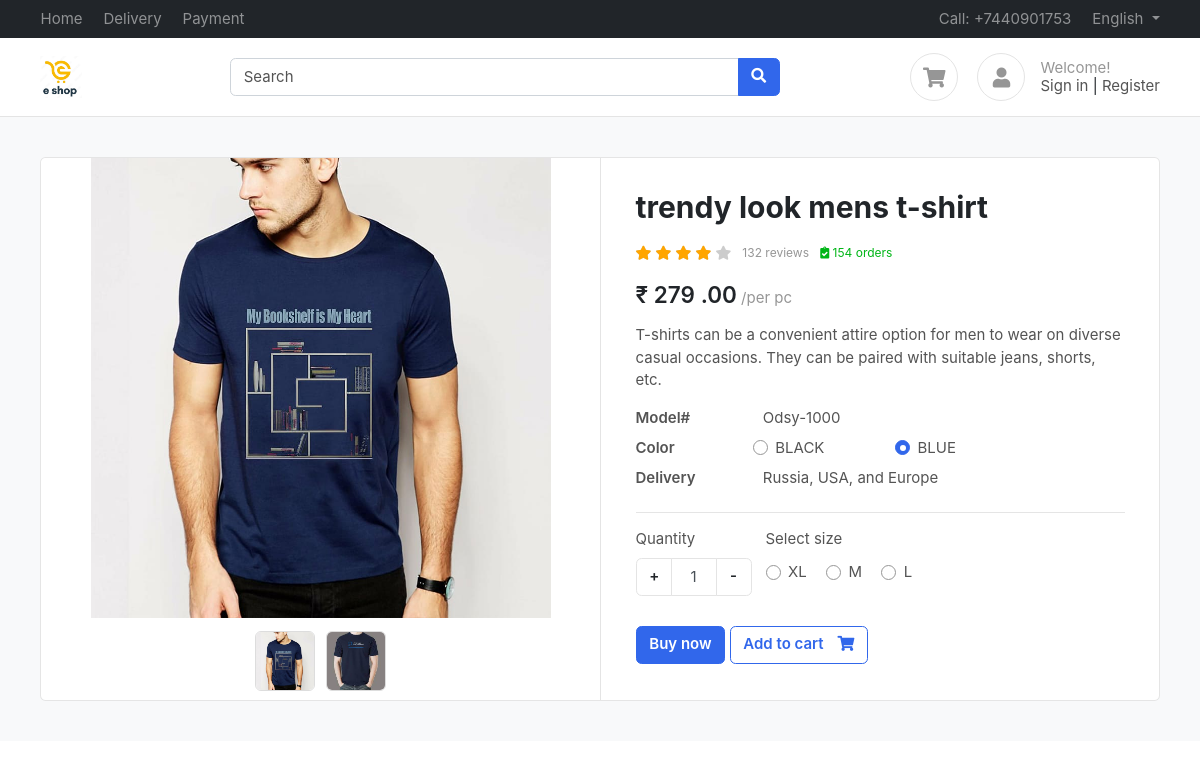
Screenshot of /product/trendy-look-mens-t-shirt/ with the database file from the repository.
### products/models.py (models this page shows, shortened)
class ProductImage(BaseModel):
    product = models.ForeignKey(Product, on_delete = models.CASCADE, related_name = 'product_image')
    image = models.ImageField(upload_to = 'product')

class Product(BaseModel):
    product_name = models.CharField(max_length = 100)
    slug = models.SlugField(unique = True, null = True, blank =True)
    category = models.ForeignKey(Category, on_delete = models.CASCADE, related_name = 'products')
    price = models.IntegerField()
    product_description = models.TextField()
    color_variant = models.ManyToManyField(ColorVariant, blank = True)
    size_variant = models.ManyToManyField(SizeVariant, blank = True)

class ColorVariant(BaseModel):
    color_name = models.CharField(max_length=100, default='black')
    price = models.IntegerField(default = 0)

class SizeVariant(BaseModel):
    size_name = models.CharField(max_length=100, default='S')
    price = models.IntegerField(default = 0)

### products/views.py (the view)
# urls.py: path('<slug>/' , get_product , name="get_product"),
def get_product(request , slug):
    try:
        product = Product.objects.get(slug = slug)
        context = {'product' : product}
        if request.GET.get('size'):
            size = request.GET.get('size')
            price = product.get_product_price_by_size(size)
            context['selected_size'] = size
            context['updated_price'] = price
        single_img = product.product_image.all()[0]
        context['single_img'] = single_img
        return render(request  , 'product/product.html' , context )
    except Exception as e:
        return HttpResponse(e)

### templates/product/product.html (shortened to what this page needs)
{% extends "base/base.html"%}
{%  block start %}
<section class="section-content padding-y bg">
    <div class="container">
    <div class="card">
        <div class="row no-gutters">
            <aside class="col-md-6">
    <article class="gallery-wrap">
    <div class="img-big-wrap">
          <div class="img-wrap">
            <img src="{{ single_img.image.url }}" alt="no image">
          </div>
    </div>
    <div class="thumbs-wrap">
      {% for image in product.product_image.all %}
      <a href="{{ image.image.url }}" class="item-thumb"> <img src="{{ image.image.url }}"></a>
      {% endfor %}
    </div>
    </article>
            </aside>
            <main class="col-md-6 border-left">
    <article class="content-body">
    <h2 class="title">{{product.product_name}}</h2>
    <div class="rating-wrap my-3">
        <ul class="rating-stars">
            <li style="width:80%" class="stars-active">
                <i class="fa fa-star"></i> <i class="fa fa-star"></i>
                <i class="fa fa-star"></i> <i class="fa fa-star"></i>
            </li>
            <li>
                <i class="fa fa-star"></i> <i class="fa fa-star"></i>
                <i class="fa fa-star"></i> <i class="fa fa-star"></i>
                <i class="fa fa-star"></i>
            </li>
        </ul>
        <small class="label-rating text-muted">132 reviews</small>
        <small class="label-rating text-success"> <i class="fa fa-clipboard-check"></i> 154 orders </small>
    </div>
    <div class="mb-3">
        <var class="price h4">₹
          {% if updated_price %}
          {{ updated_price }}
          {% else %}
          {{product.price}}
          {% endif %}
          .00</var>
        <span class="text-muted">/per pc</span>
    </div>
    <p>{{product.product_description}}</p>
    <dl class="row">
      <dt class="col-sm-3">Model#</dt>
      <dd class="col-sm-9">Odsy-1000</dd>
      <dt class="col-sm-3">Color</dt>
      {% for color in product.color_variant.all %}
        <label class="col-sm-3 custom-control custom-radio custom-control-inline">
          <span class="custom-control-label">{{color.color_name}}</span>
        </label>
      {% endfor %}
      <dt class="col-sm-3">Delivery</dt>
      <dd class="col-sm-9">Russia, USA, and Europe </dd>
    </dl>
    <hr>
        <div class="form-row">
            <div class="form-group col-md flex-grow-0">
                <label>Quantity</label>
                <div class="input-group mb-3 input-spinner">
                  <div class="input-group-prepend">
                    <button class="btn btn-light" type="button" id="button-plus"> + </button>
                  </div>
                  <input type="text" class="form-control" value="1">
                  <div class="input-group-append">
                    <button class="btn btn-light" type="button" id="button-minus"> - </button>
                  </div>
                </div>
            </div>
            {% if product.size_variant.count %}
            <div class="form-group col-md">
                    <label>Select size</label>
                    <div class="mt-1">
                      {% for size in product.size_variant.all %}
                        <label class="custom-control custom-radio custom-control-inline">
                          <div class="custom-control-label">{{size.size_name}}</div>
                        </label>
                      {% endfor %}
                    </div>
            </div>
            {% endif %}
        </div>
        <a href="#" class="btn  btn-primary"> Buy now </a>
        <a href="{% url 'add_to_cart' product.uid %}?variant={{selected_size}}" class="btn  btn-outline-primary">
          <span class="text">Add to cart</span> <i class="fas fa-shopping-cart"></i>  </a>
    </article>
            </main>
        </div>
    </div>
    </div>
    </section>
{% endblock %}

### public/static/css/ui.css (style rules this page uses)
html { font-family: 'Inter', sans-serif; font-size: 15px; }
.img-wrap { text-align: center; display: block; }
.img-wrap img { max-width: 100%; }
.content-body { flex: 1 1 auto; padding: 2rem 2.3rem; }
.padding-y { padding-top: 40px; padding-bottom: 40px; }
var { font-style: normal; }
article:after, .form-group:after { display: block; clear: both; content: ""; }
.bg { background-color: #f8f9fa; }
.card .title { color: #212529; }
.btn-light { background-color: #fff; border-color: #e4e4e4; }
.btn .text + i { margin-left: 10px; }
dl[class="row"] { margin-bottom: 0; }
.card .img-wrap { overflow: hidden; }
.price { font-weight: 600; color: #212529; }
.label-rating { margin-left: 7px; display: inline-block; vertical-align: middle; }
.rating-stars { display: inline-block; vertical-align: middle; list-style: none; margin: 0; padding: 0; position: relative; white-space: nowrap; clear: both; }
.rating-stars i { font-size: 14px; color: #ccc; display: inline; }
.rating-stars li { display: block; text-overflow: clip; white-space: nowrap; z-index: 1; }
.rating-stars li.stars-active { z-index: 2; position: absolute; top: 0; left: 0; overflow: hidden; }
.rating-stars li.stars-active i { color: orange; }
.input-spinner { width: 120px; flex-wrap: nowrap; display: inline-flex; }
.input-spinner input.form-control { text-align: center; max-width: 46px; flex-basis: 46px; border-color: #e4e4e4; flex-grow: 0; }
.input-spinner .btn { width: 36px; text-align: center; }
.gallery-wrap .img-big-wrap { margin-bottom: 10px; border-radius: 0.37rem; overflow: hidden; background-color: #fff; }
.gallery-wrap .img-big-wrap img { height: 460px; width: auto; display: inline-block; cursor: zoom-in; }
.gallery-wrap .thumbs-wrap { text-align: center; }
.gallery-wrap .thumbs-wrap .item-thumb { width: 60px; height: 60px; border: 1px solid #ddd; border-radius: 6px; margin: 3px; display: inline-block; overflow: hidden; }
.gallery-wrap .thumbs-wrap img { max-width: 100%; max-height: 100%; object-fit: cover; border-radius: 4px; cursor: zoom-in; }

### rows the page displays
ProductImage: image (picture)
ProductImage: image (picture)
Product: product_name "trendy look mens t-shirt", price "279", product_description "T-shirts can be a convenient attire option for men to wear on diverse casual occasions. They can be paired with suitable jeans, shorts, etc."
ColorVariant: color_name "BLACK"
ColorVariant: color_name "BLUE"
SizeVariant: size_name "XL"
SizeVariant: size_name "M"
SizeVariant: size_name "L"
